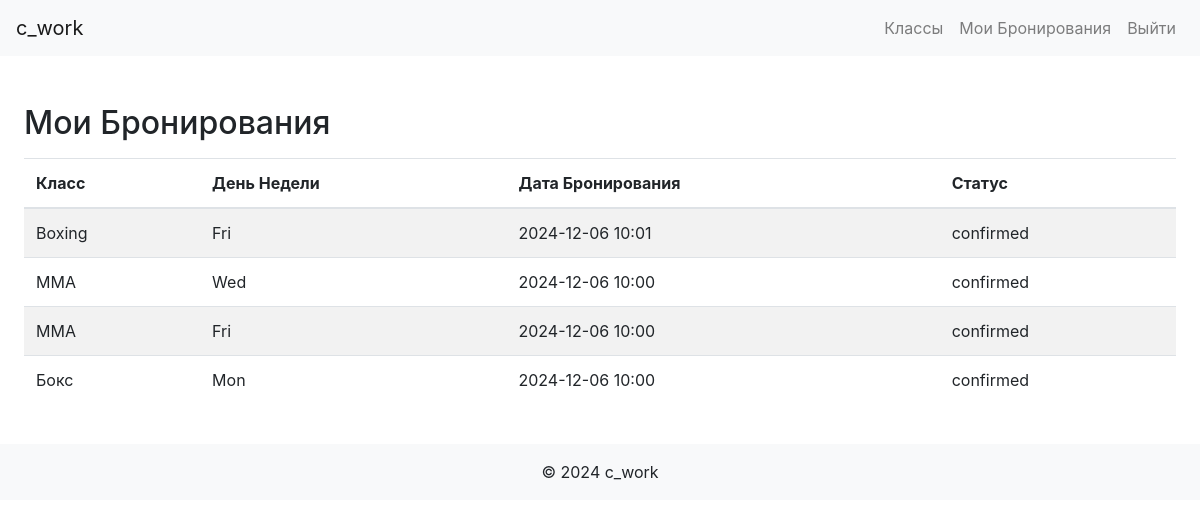
Screenshot of /my_bookings (signed in) with the database file from the repository.
### app/models.py (models this page shows, shortened)
class Booking(db.Model):
    id = db.Column(db.Integer, primary_key=True)
    user_id = db.Column(db.Integer, db.ForeignKey('user.id'), nullable=False)
    class_id = db.Column(db.Integer, db.ForeignKey('class.id'), nullable=False)
    booking_date = db.Column(db.DateTime, nullable=False, default=datetime.utcnow)
    status = db.Column(db.String(20), nullable=False, default='confirmed')  # Статус бронирования
    day = db.Column(db.String(10), nullable=False)  # День недели выбранный пользователем

class Class(db.Model):
    id = db.Column(db.Integer, primary_key=True)
    name = db.Column(db.String(100), nullable=False)
    description = db.Column(db.Text, nullable=True)
    schedule = db.Column(db.DateTime, nullable=False)
    capacity = db.Column(db.Integer, default=10, nullable=False)
    days_of_week = db.Column(db.String(100), nullable=False)  # Например: "Пн, Ср, Пт"
    extra_info = db.Column(db.Text, nullable=True)  # Дополнительная информация
    bookings = db.relationship('Booking', backref='class_', lazy=True)

### app/routes.py (the view)
@main_bp.route('/my_bookings')
@login_required
def my_bookings():
    bookings = Booking.query.filter_by(user_id=current_user.id).order_by(Booking.booking_date.desc()).all()
    return render_template('my_bookings.html', bookings=bookings)

### app/models.py (called while the page is built)
@login_manager.user_loader
def load_user(user_id):
    return User.query.get(int(user_id))

### app/templates/my_bookings.html (shortened to what this page needs)
{% extends "base.html" %}
{% block content %}
    <h2 class="mt-5">Мои Бронирования</h2>
    {% if bookings %}
        <table class="table table-striped mt-3">
            <thead>
                <tr>
                    <th>Класс</th>
                    <th>День Недели</th>
                    <th>Дата Бронирования</th>
                    <th>Статус</th>
                </tr>
            </thead>
            <tbody>
                {% for booking in bookings %}
                <tr>
                    <td>{{ booking.class_.name }}</td>
                    <td>{{ booking.day }}</td>
                    <td>{{ booking.booking_date.strftime('%Y-%m-%d %H:%M') }}</td>
                    <td>{{ booking.status }}</td>
                </tr>
                {% endfor %}
            </tbody>
        </table>
    {% else %}
        <p>У вас пока нет бронирований.</p>
    {% endif %}
{% endblock %}

### rows the page displays
Booking: class_.name "Boxing", day "Fri", booking_date "2024-12-06 10:01", status "confirmed"
Booking: class_.name "MMA", day "Wed", booking_date "2024-12-06 10:00", status "confirmed"
Booking: class_.name "MMA", day "Fri", booking_date "2024-12-06 10:00", status "confirmed"
Booking: class_.name "Бокс", day "Mon", booking_date "2024-12-06 10:00", status "confirmed"
